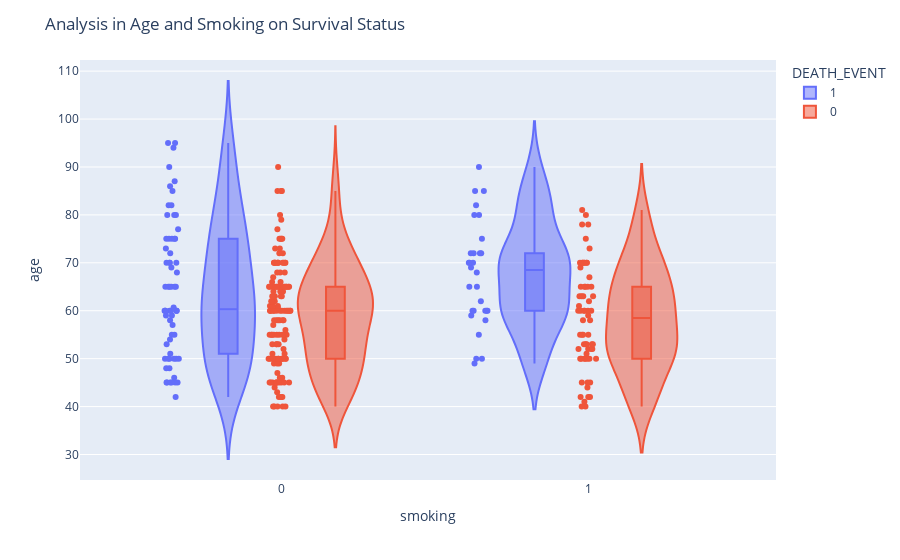

The cell this chart's notebook holds for it:
### Code cell
fig = px.violin(heart_data, y="age", x="smoking", color="DEATH_EVENT", box=True, points="all", hover_data=heart_data.columns)
fig.update_layout(title_text="Analysis in Age and Smoking on Survival Status")
fig.show()

### Figure 1 — Plotly figure (JSON) as saved in the notebook; plotly's stock layout.template omitted (floating-point values rounded to 4 significant figures; data arrays with more than 128 entries replaced by an {"elided": "..."} marker saying what was removed)
{"data": [{"alignmentgroup": "True", "box": {"visible": true}, "customdata": {"elided": "96x11 float values"}, "hovertemplate": "DEATH_EVENT=%{customdata[10]}<br>smoking=%{x}<br>age=%{y}<br>anaemia=%{customdata[0]}<br>creatinine_phosphokinase=%{customdata[1]}<br>diabetes=%{customdata[2]}<br>ejection_fraction=%{customdata[3]}<br>high_blood_pressure=%{customdata[4]}<br>platelets=%{customdata[5]}<br>serum_creatinine=%{customdata[6]}<br>serum_sodium=%{customdata[7]}<br>sex=%{customdata[8]}<br>time=%{customdata[9]}<extra></extra>", "legendgroup": "1", "marker": {"color": "#636efa"}, "name": "1", "offsetgroup": "1", "orientation": "v", "points": "all", "scalegroup": "True", "showlegend": true, "type": "violin", "x": [0, 0, 1, 0, 0, 1, 0, 1, 0, 1, 1, 1, 0, 0, 0, 0, 0, 0, 0, 0, 1, 0, 1, 0, 1, 0, 1, 0, 0, 0, 0, 0, 0, 0, 0, 1, 1, 1, 0, 1, 0, 1, 0, 0, 0, 0, 0, 0, 1, 0, 1, 1, 0, 0, 0, 1, 0, 1, 0, 0, 1, 1, 1, 0, 0, 0, 1, 1, 0, 0, 0, 0, 0, 1, 0, 0, 0, 0, 0, 0, 1, 1, 0, 1, 0, 0, 0, 0, 0, 0, 0, 0, 0, 0, 0, 1], "x0": " ", "xaxis": "x", "y": [75, 55, 65, 50, 65, 90, 75, 60, 65, 80, 75, 62, 45, 50, 82, 87, 45, 70, 48, 65, 68, 75, 80, 95, 70, 58, 82, 94, 85, 50, 65, 69, 90, 82, 60, 70, 50, 70, 60, 50, 51, 60, 80, 57, 68, 53, 60, 70, 60, 95, 49, 72, 45, 50, 45, 60, 42, 72, 70, 65, 85, 69, 60, 60, 59, 60, 72, 85, 70, 86, 60, 46, 80, 72, 75, 72, 50, 45, 80, 59, 59, 65, 75, 58, 60.67, 50, 60, 45, 77, 48, 54, 73, 60, 55, 65, 55], "y0": " ", "yaxis": "y"}, {"alignmentgroup": "True", "box": {"visible": true}, "customdata": {"elided": "203x11 float values"}, "hovertemplate": "DEATH_EVENT=%{customdata[10]}<br>smoking=%{x}<br>age=%{y}<br>anaemia=%{customdata[0]}<br>creatinine_phosphokinase=%{customdata[1]}<br>diabetes=%{customdata[2]}<br>ejection_fraction=%{customdata[3]}<br>high_blood_pressure=%{customdata[4]}<br>platelets=%{customdata[5]}<br>serum_creatinine=%{customdata[6]}<br>serum_sodium=%{customdata[7]}<br>sex=%{customdata[8]}<br>time=%{customdata[9]}<extra></extra>", "legendgroup": "0", "marker": {"color": "#EF553B"}, "name": "0", "offsetgroup": "0", "orientation": "v", "points": "all", "scalegroup": "True", "showlegend": true, "type": "violin", "x": {"elided": "203 int values"}, "x0": " ", "xaxis": "x", "y": {"elided": "203 float values"}, "y0": " ", "yaxis": "y"}], "layout": {"legend": {"title": {"text": "DEATH_EVENT"}, "tracegroupgap": 0}, "margin": {"t": 60}, "title": {"text": "Analysis in Age and Smoking on Survival Status"}, "violinmode": "group", "xaxis": {"anchor": "y", "domain": [0, 1], "title": {"text": "smoking"}}, "yaxis": {"anchor": "x", "domain": [0, 1], "title": {"text": "age"}}}}
